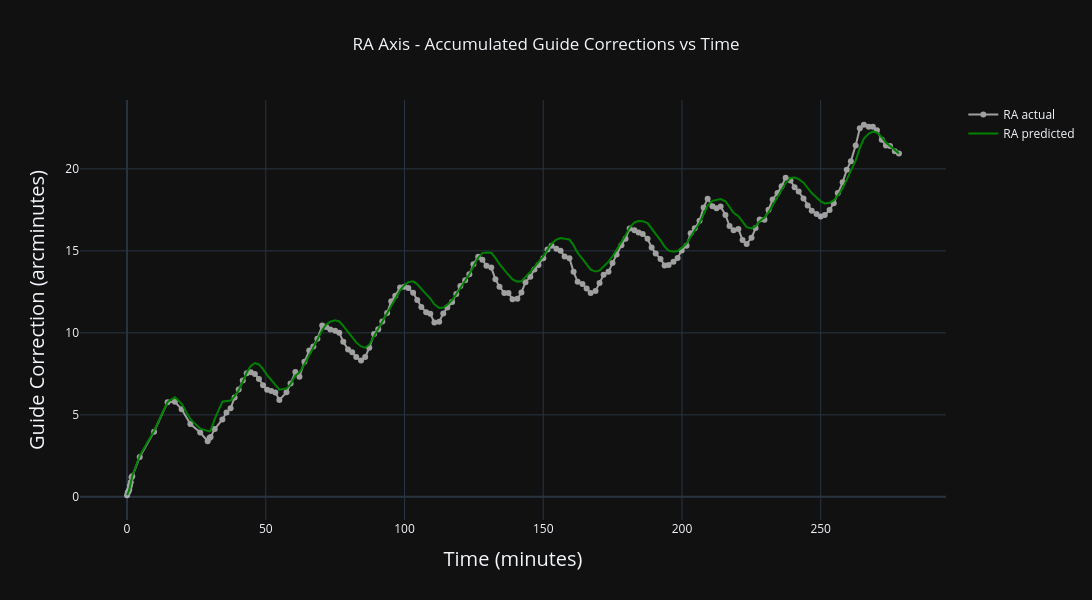

The notebook cell this image was saved under:
### Code cell
fig = go.Figure()

fig.update_layout(
    height=600 , width=1800,
    title=dict(text="RA Axis - Accumulated Guide Corrections vs Time", x=0.5),
    xaxis=dict(title="Time (minutes)", title_font=dict(size=20)),
    yaxis=dict(title="Guide Correction (arcmin)", title_font=dict(size=20)), 
    hovermode='x unified', template="plotly_dark",
    legend=dict(groupclick='toggleitem'),
)
fig.add_trace(go.Scatter(x=t, y=res.ra_cumul, name='RA actual',    mode='lines+markers', opacity=0.6, line=dict(color='white')))
fig.add_trace(go.Scatter(x=t, y=res.ra_pred,  name='RA predicted', line=dict(color='green', width=2)))
fig.show()

### Figure 1 — Plotly figure (JSON) as saved in the notebook; plotly's stock layout.template omitted (floating-point values rounded to 4 significant figures; data arrays with more than 128 entries replaced by an {"elided": "..."} marker saying what was removed)
{"data": [{"line": {"color": "white"}, "mode": "lines+markers", "name": "RA actual", "opacity": 0.6, "type": "scatter", "x": {"elided": "176 float values"}, "y": {"elided": "176 float values"}}, {"line": {"color": "green", "width": 2}, "name": "RA predicted", "type": "scatter", "x": {"elided": "176 float values"}, "y": {"elided": "176 float values"}}], "layout": {"height": 600, "hovermode": "x unified", "legend": {"groupclick": "toggleitem"}, "title": {"text": "RA Axis - Accumulated Guide Corrections vs Time", "x": 0.5}, "width": 1800, "xaxis": {"title": {"font": {"size": 20}, "text": "Time (minutes)"}}, "yaxis": {"title": {"font": {"size": 20}, "text": "Guide Correction (arcminutes)"}}}}
